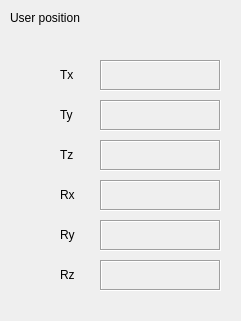
  <widget class="PyDMFrame" name="PyDMFrame_3">
   <property name="geometry">
    <rect>
     <x>10</x>
     <y>310</y>
     <width>241</width>
     <height>321</height>
    </rect>
   </property>
   <property name="palette">
    <palette>
     <active/>
     <inactive/>
     <disabled/>
    </palette>
   </property>
   <property name="toolTip">
    <string/>
   </property>
   <property name="whatsThis">
    <string>
    QFrame with support for alarms
    This class inherits from QFrame and PyDMWidget.

    Parameters
    ----------
    parent : QWidget
        The parent widget for the Label
    init_channel : str, optional
        The channel to be used by the widget.
    </string>
   </property>
   <property name="autoFillBackground">
    <bool>false</bool>
   </property>
   <property name="alarmSensitiveContent" stdset="0">
    <bool>false</bool>
   </property>
   <widget class="PyDMLabel" name="PyDMLabel_12">
    <property name="geometry">
     <rect>
      <x>60</x>
      <y>259</y>
      <width>31</width>
      <height>31</height>
     </rect>
    </property>
    <property name="toolTip">
     <string/>
    </property>
    <property name="whatsThis">
     <string/>
    </property>
    <property name="text">
     <string>Rz</string>
    </property>
   </widget>
   <widget class="PyDMLabel" name="PyDMLabel_5">
    <property name="geometry">
     <rect>
      <x>100</x>
      <y>180</y>
      <width>121</width>
      <height>31</height>
     </rect>
    </property>
    <property name="toolTip">
     <string/>
    </property>
    <property name="whatsThis">
     <string/>
    </property>
    <property name="autoFillBackground">
     <bool>false</bool>
    </property>
    <property name="frameShape">
     <enum>QFrame::Box</enum>
    </property>
    <property name="frameShadow">
     <enum>QFrame::Sunken</enum>
    </property>
    <property name="margin">
     <number>0</number>
    </property>
    <property name="alarmSensitiveBorder" stdset="0">
     <bool>false</bool>
    </property>
    <property name="precisionFromPV" stdset="0">
     <bool>false</bool>
    </property>
    <property name="precision" stdset="0">
     <number>4</number>
    </property>
    <property name="showUnits" stdset="0">
     <bool>true</bool>
    </property>
    <property name="channel" stdset="0">
     <string>ca://${P}${R}s_uto_rx_RBV</string>
    </property>
   </widget>
   <widget class="PyDMLabel" name="PyDMLabel_7">
    <property name="geometry">
     <rect>
      <x>100</x>
      <y>260</y>
      <width>121</width>
      <height>31</height>
     </rect>
    </property>
    <property name="toolTip">
     <string/>
    </property>
    <property name="whatsThis">
     <string/>
    </property>
    <property name="autoFillBackground">
     <bool>false</bool>
    </property>
    <property name="frameShape">
     <enum>QFrame::Box</enum>
    </property>
    <property name="frameShadow">
     <enum>QFrame::Sunken</enum>
    </property>
    <property name="margin">
     <number>0</number>
    </property>
    <property name="alarmSensitiveBorder" stdset="0">
     <bool>false</bool>
    </property>
    <property name="precisionFromPV" stdset="0">
     <bool>false</bool>
    </property>
    <property name="precision" stdset="0">
     <number>4</number>
    </property>
    <property name="showUnits" stdset="0">
     <bool>true</bool>
    </property>
    <property name="channel" stdset="0">
     <string>ca://${P}${R}s_uto_rz_RBV</string>
    </property>
   </widget>
   <widget class="PyDMLabel" name="PyDMLabel_6">
    <property name="geometry">
     <rect>
      <x>100</x>
      <y>220</y>
      <width>121</width>
      <height>31</height>
     </rect>
    </property>
    <property name="toolTip">
     <string/>
    </property>
    <property name="whatsThis">
     <string/>
    </property>
    <property name="autoFillBackground">
     <bool>false</bool>
    </property>
    <property name="frameShape">
     <enum>QFrame::Box</enum>
    </property>
    <property name="frameShadow">
     <enum>QFrame::Sunken</enum>
    </property>
    <property name="margin">
     <number>0</number>
    </property>
    <property name="alarmSensitiveBorder" stdset="0">
     <bool>false</bool>
    </property>
    <property name="precisionFromPV" stdset="0">
     <bool>false</bool>
    </property>
    <property name="precision" stdset="0">
     <number>4</number>
    </property>
    <property name="showUnits" stdset="0">
     <bool>true</bool>
    </property>
    <property name="channel" stdset="0">
     <string>ca://${P}${R}s_uto_ry_RBV</string>
    </property>
   </widget>
   <widget class="PyDMLabel" name="PyDMLabel_9">
    <property name="geometry">
     <rect>
      <x>60</x>
      <y>139</y>
      <width>31</width>
      <height>31</height>
     </rect>
    </property>
    <property name="toolTip">
     <string/>
    </property>
    <property name="whatsThis">
     <string/>
    </property>
    <property name="text">
     <string>Tz</string>
    </property>
   </widget>
   <widget class="PyDMLabel" name="PyDMLabel_2">
    <property name="geometry">
     <rect>
      <x>60</x>
      <y>59</y>
      <width>31</width>
      <height>31</height>
     </rect>
    </property>
    <property name="toolTip">
     <string/>
    </property>
    <property name="whatsThis">
     <string/>
    </property>
    <property name="text">
     <string>Tx</string>
    </property>
   </widget>
   <widget class="PyDMLabel" name="PyDMLabel_3">
    <property name="geometry">
     <rect>
      <x>100</x>
      <y>100</y>
      <width>121</width>
      <height>31</height>
     </rect>
    </property>
    <property name="toolTip">
     <string/>
    </property>
    <property name="whatsThis">
     <string/>
    </property>
    <property name="autoFillBackground">
     <bool>false</bool>
    </property>
    <property name="frameShape">
     <enum>QFrame::Box</enum>
    </property>
    <property name="frameShadow">
     <enum>QFrame::Sunken</enum>
    </property>
    <property name="margin">
     <number>0</number>
    </property>
    <property name="alarmSensitiveBorder" stdset="0">
     <bool>false</bool>
    </property>
    <property name="precisionFromPV" stdset="0">
     <bool>false</bool>
    </property>
    <property name="precision" stdset="0">
     <number>4</number>
    </property>
    <property name="showUnits" stdset="0">
     <bool>true</bool>
    </property>
    <property name="channel" stdset="0">
     <string>ca://${P}${R}s_uto_ty_RBV</string>
    </property>
   </widget>
   <widget class="PyDMLabel" name="PyDMLabel_4">
    <property name="geometry">
     <rect>
      <x>100</x>
      <y>140</y>
      <width>121</width>
      <height>31</height>
     </rect>
    </property>
    <property name="toolTip">
     <string/>
    </property>
    <property name="whatsThis">
     <string/>
    </property>
    <property name="autoFillBackground">
     <bool>false</bool>
    </property>
    <property name="frameShape">
     <enum>QFrame::Box</enum>
    </property>
    <property name="frameShadow">
     <enum>QFrame::Sunken</enum>
    </property>
    <property name="margin">
     <number>0</number>
    </property>
    <property name="alarmSensitiveBorder" stdset="0">
     <bool>false</bool>
    </property>
    <property name="precisionFromPV" stdset="0">
     <bool>false</bool>
    </property>
    <property name="precision" stdset="0">
     <number>4</number>
    </property>
    <property name="showUnits" stdset="0">
     <bool>true</bool>
    </property>
    <property name="channel" stdset="0">
     <string>ca://${P}${R}s_uto_tz_RBV</string>
    </property>
   </widget>
   <widget class="PyDMLabel" name="PyDMLabel_11">
    <property name="geometry">
     <rect>
      <x>60</x>
      <y>219</y>
      <width>31</width>
      <height>31</height>
     </rect>
    </property>
    <property name="toolTip">
     <string/>
    </property>
    <property name="whatsThis">
     <string/>
    </property>
    <property name="text">
     <string>Ry</string>
    </property>
   </widget>
   <widget class="PyDMLabel" name="PyDMLabel">
    <property name="geometry">
     <rect>
      <x>100</x>
      <y>60</y>
      <width>121</width>
      <height>31</height>
     </rect>
    </property>
    <property name="toolTip">
     <string/>
    </property>
    <property name="whatsThis">
     <string/>
    </property>
    <property name="autoFillBackground">
     <bool>false</bool>
    </property>
    <property name="frameShape">
     <enum>QFrame::Box</enum>
    </property>
    <property name="frameShadow">
     <enum>QFrame::Sunken</enum>
    </property>
    <property name="margin">
     <number>0</number>
    </property>
    <property name="alarmSensitiveBorder" stdset="0">
     <bool>false</bool>
    </property>
    <property name="precisionFromPV" stdset="0">
     <bool>false</bool>
    </property>
    <property name="precision" stdset="0">
     <number>4</number>
    </property>
    <property name="showUnits" stdset="0">
     <bool>true</bool>
    </property>
    <property name="channel" stdset="0">
     <string>ca://${P}${R}s_uto_tx_RBV</string>
    </property>
   </widget>
   <widget class="PyDMLabel" name="PyDMLabel_10">
    <property name="geometry">
     <rect>
      <x>60</x>
      <y>179</y>
      <width>31</width>
      <height>31</height>
     </rect>
    </property>
    <property name="toolTip">
     <string/>
    </property>
    <property name="whatsThis">
     <string/>
    </property>
    <property name="text">
     <string>Rx</string>
    </property>
   </widget>
   <widget class="PyDMLabel" name="PyDMLabel_8">
    <property name="geometry">
     <rect>
      <x>60</x>
      <y>99</y>
      <width>31</width>
      <height>31</height>
     </rect>
    </property>
    <property name="toolTip">
     <string/>
    </property>
    <property name="whatsThis">
     <string/>
    </property>
    <property name="text">
     <string>Ty</string>
    </property>
   </widget>
   <widget class="QLabel" name="label_2">
    <property name="geometry">
     <rect>
      <x>10</x>
      <y>10</y>
      <width>111</width>
      <height>16</height>
     </rect>
    </property>
    <property name="text">
     <string>User position</string>
    </property>
   </widget>
  </widget>
